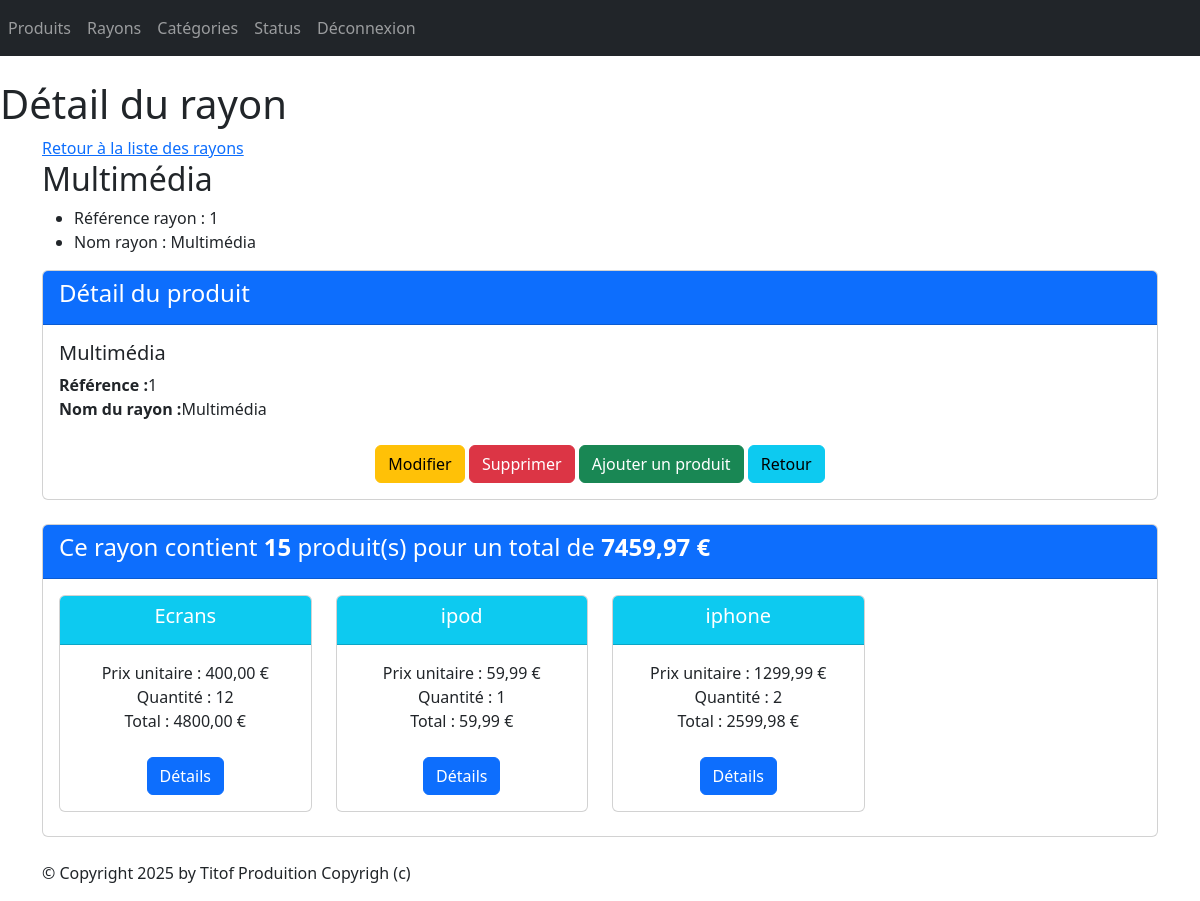
Page /monApp/rayon/1/ (signed in) on the committed database.
### monApp/models.py (models this page shows, shortened)
class Rayon(models.Model):
    idRayon = models.AutoField(primary_key=True)
    nomRayon = models.CharField(max_length=100)

class Produit(models.Model):
    refProd = models.AutoField(primary_key=True)
    intituleProd = models.CharField(max_length=200)
    prixUnitaireProd = models.DecimalField(max_digits=10, decimal_places=2)
    dateFabProd =models.DateField(default=date.today)
    categorie = models.ForeignKey(Categorie, on_delete=models.CASCADE, related_name="produits",null=True, blank=True)
    status = models.ForeignKey(Statut, on_delete=models.CASCADE, related_name="Statut",null=True, blank=True)

class Contenir(models.Model):
    qte = models.DecimalField(max_digits=10, decimal_places=0)
    idP = models.ForeignKey(Produit, on_delete=models.CASCADE,related_name="produits",null=False,blank=True)
    idR = models.ForeignKey(Rayon, on_delete=models.CASCADE,related_name="rayon",null=False,blank=True)
    class Meta:
        unique_together = ('idP', 'idR')  # Un produit dans un rayon spécifique est unique

### monApp/views.py (the view, shortened to what this page needs)
# urls.py: path("rayon/<pk>/" ,views.RayonDetailView.as_view(), name="dtl_ry"),
class RayonDetailView(DetailView):
    model = Rayon
    template_name = "monApp/detail_rayon.html"
    context_object_name = "ry"
    def get_context_data(self, **kwargs):
        context = super(RayonDetailView, self).get_context_data(**kwargs)
        context['titremenu'] = "Détail du rayon"
        prdts_dt = []
        total_rayon = 0
        total_nb_produit = 0
        for contenir in self.object.rayon.all():
            total_produit = contenir.idP.prixUnitaireProd* contenir.qte
            prdts_dt.append({ 'produit': contenir.idP,
                              'qte': contenir.qte,
                              'prix_unitaire': contenir.idP.prixUnitaireProd,
                              'total_produit': total_produit} )
            total_rayon += total_produit
            total_nb_produit += contenir.qte
        context['prdts_dt'] = prdts_dt
        context['total_rayon'] = total_rayon
        context['total_nb_produit'] = total_nb_produit
        return context

### monApp/templates/monApp/detail_rayon.html
{% extends 'monApp/base.html' %}
{% block menu %}
<h1>{{titremenu}}</h1>
{% endblock %}
{% block contenu %}
<a href="{% url 'lst_rys' %}">Retour à la liste des rayons</a>
<h2>{{ ry.nomRayon }}</h2>
<ul>
    <li>Référence rayon : {{ ry.idRayon }} </li>
    <li>Nom rayon : {{ ry.nomRayon }} </li>
</ul>
<div class="card mb-4">
    <div class="card-header bg-primary text-white">
        <h4>Détail du produit</h4>
    </div>
    <div class="card-body">
        <h5 class="card-title">{{ ry.nomRayon }}</h5>
        <ul class="list-unstyled">
            <li><strong>Référence :</strong>{{ ry.idRayon }}</li>
            <li><strong>Nom du rayon :</strong>{{ ry.nomRayon }}</li>
        </ul>
        <div class="car-footer text-center">
            <a href="{% url 'ry-chng' ry.idRayon %}" class="btn btn-warning mt-2">Modifier</a>
            <a href="{% url 'dtl_ry' ry.idRayon %}" class="btn btn-danger mt-2">Supprimer</a>
            <a href="{% url 'cntnr-crt' ry.idRayon %}" class="btn btn-success mt-2">Ajouter un produit</a>
            <a href="{% url 'lst_rys'%}" class="btn btn-info mt-2">Retour</a>
        </div>
    </div>
</div>
<div class="card mb-4">
    <div class="card-header bg-primary text-white">
        <h4>Ce rayon contient <strong> {{total_nb_produit}} </strong> produit(s) pour un total de
        <strong>{{total_rayon|floatformat:2 }} € </strong></h4>
    </div>
    <div class="card-body">
        <div class="row">
        {% if prdts_dt %}
            {% for data in prdts_dt %}
                <div class="col-sm-3">
                    <div class="card mb-2 text-center">
                        <div class="card-header bg-info text-white">
                            <h5 class="card-title">{{ data.produit.intituleProd }}</h5>
                        </div>
                        <div class="card-body">
                            <ul class="list-unstyled">
                                <li>Prix unitaire : {{data.prix_unitaire }} € </li>
                                <li>Quantité : {{data.qte }} </li>
                                <li>Total : {{ data.total_produit}} €</li>
                            </ul>
                <a href="{% url 'dtl_prdt' data.produit.refProd %}" class="btn btn-primary mt-2">Détails</a>
                        </div>
                    </div>
                </div>
            {% endfor %}
        </div>
        {% else %}
            <p class="text-muted">Aucun produit trouvé pour cette catégorie.</p>
        {% endif %}
    </div>
</div>
{% endblock %}

### static/styles.css (style rules this page uses)
h1 { color: red }

### rows in the picture
Rayon: nomRayon "Multimédia", idRayon "1"
Produit: produit.intituleProd "Ecrans", prix_unitaire "400,00", qte "12", total_produit "4800,00"
Produit: produit.intituleProd "ipod", prix_unitaire "59,99", qte "1", total_produit "59,99"
Produit: produit.intituleProd "iphone", prix_unitaire "1299,99", qte "2", total_produit "2599,98"

### other values in the picture
{{ titremenu }} "Détail du rayon"
{{ total_nb_produit }} "15"
{{ total_rayon|floatformat:2 }} "7459,97"
